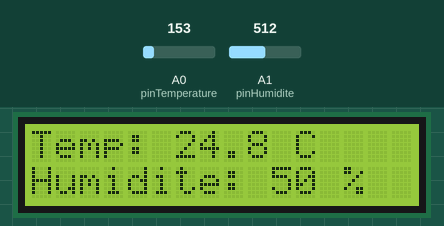
Simulated run of this sketch. Board: Arduino Uno, built with avr-gcc and run on an emulated ATmega328P. Shown: 16×2 character LCD. Inputs (shaded band) come from the test bench; at power-on: A0 (pinTemperature) = 153, A1 (pinHumidite) = 512. What the sketch prints to the serial monitor is not drawn.

Above: at 3.2 s.
3.3 s: A0 (pinTemperature) set to 165
At 5.3 s:
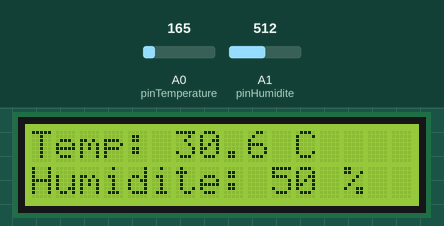
5.6 s: A1 (pinHumidite) set to 716
At 6.9 s:
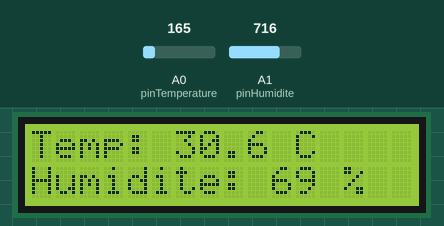
7.7 s: A0 (pinTemperature) set to 175
At 9.5 s:
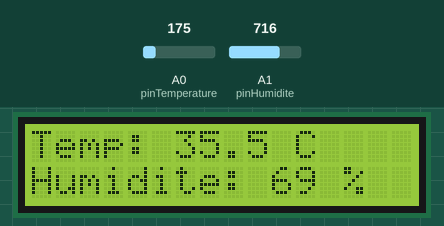
9.8 s: A1 (pinHumidite) set to 900
At 10.9 s:
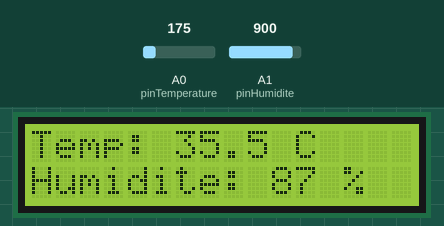
11.8 s: A0 (pinTemperature) set to 191
At 13.5 s:
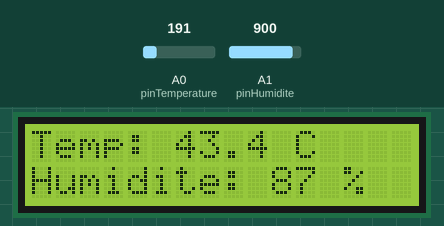
13.9 s: A1 (pinHumidite) set to 1023
At 15.0 s:
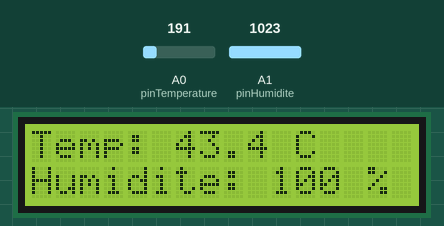
Timing chart, 0 to 16.9 s (numbered marks = the images above; inputs shaded):
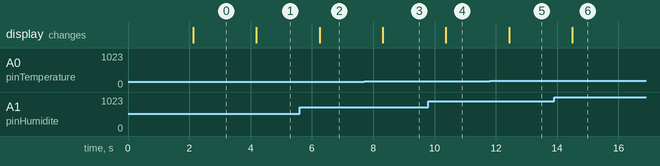

The sketch:

projet11.ino
```cpp
#include <LiquidCrystal_I2C.h>

// Initialisation de l'écran LCD I2C (Adresse 0x20 pour Tinkercad, 16 colonnes, 2 lignes)
LiquidCrystal_I2C lcd(0x20, 16, 2);

const int pinTemperature = A0; // TMP36 connecté à A0
const int pinHumidite = A1;    // Potentiomètre connecté à A1

void setup() {
  // Initialisation de la communication série (pour le débogage)
  Serial.begin(9600);
  Serial.println("Initialisation du système...");

  // Initialisation du LCD
  lcd.init();
  lcd.backlight();

  // Message d'accueil sur le LCD
  lcd.setCursor(0, 0);
  lcd.print("STATION METEO");
  lcd.setCursor(0, 1);
  lcd.print("INTELLIGENTE");
  delay(2000);
  lcd.clear();
}

void loop() {
  // --- 1. Lecture et calcul de la Température (TMP36) ---
  int lectureA0 = analogRead(pinTemperature);
  // Conversion de la valeur brute (0-1023) en tension (0-5V)
  float tension = lectureA0 * (5.0 / 1023.0);
  // Conversion de la tension en degrés Celsius (Le TMP36 a un offset de 500mV)
  float temperature = (tension - 0.5) * 100.0;

  // --- 2. Lecture et calcul de l'Humidité (Potentiomètre) ---
  int lectureA1 = analogRead(pinHumidite);
  // On transforme la valeur (0-1023) en un pourcentage d'humidité (0-100%)
  int humidite = map(lectureA1, 0, 1023, 0, 100);

  // --- 3. Affichage dans le Moniteur Série (Vérification) ---
  Serial.print("Temp: ");
  Serial.print(temperature, 1);
  Serial.print(" C | Humidite: ");
  Serial.print(humidite);
  Serial.println(" %");

  // --- 4. Affichage sur le LCD ---
  // Ligne 1 : Température
  lcd.setCursor(0, 0);
  lcd.print("Temp: ");
  lcd.print(temperature, 1); // 1 chiffre après la virgule
  lcd.print(" C  ");

  // Ligne 2 : Humidité
  lcd.setCursor(0, 1);
  lcd.print("Humidite: ");
  lcd.print(humidite);
  lcd.print(" %   ");

  // Pause de 1 seconde avant la prochaine mise à jour
  delay(1000);
}
```

Measured:
- after the input at 3.3 s, the display: changes after 0.89 s (image 1)
- after the input at 5.6 s, the display: changes after 0.65 s (image 2)
- after the input at 7.7 s, the display: changes after 0.61 s (image 3)
- after the input at 9.8 s, the display: changes after 0.57 s (image 4)
- after the input at 11.8 s, the display: changes after 0.64 s (image 5)
- after the input at 13.9 s, the display: changes after 0.60 s (image 6)
